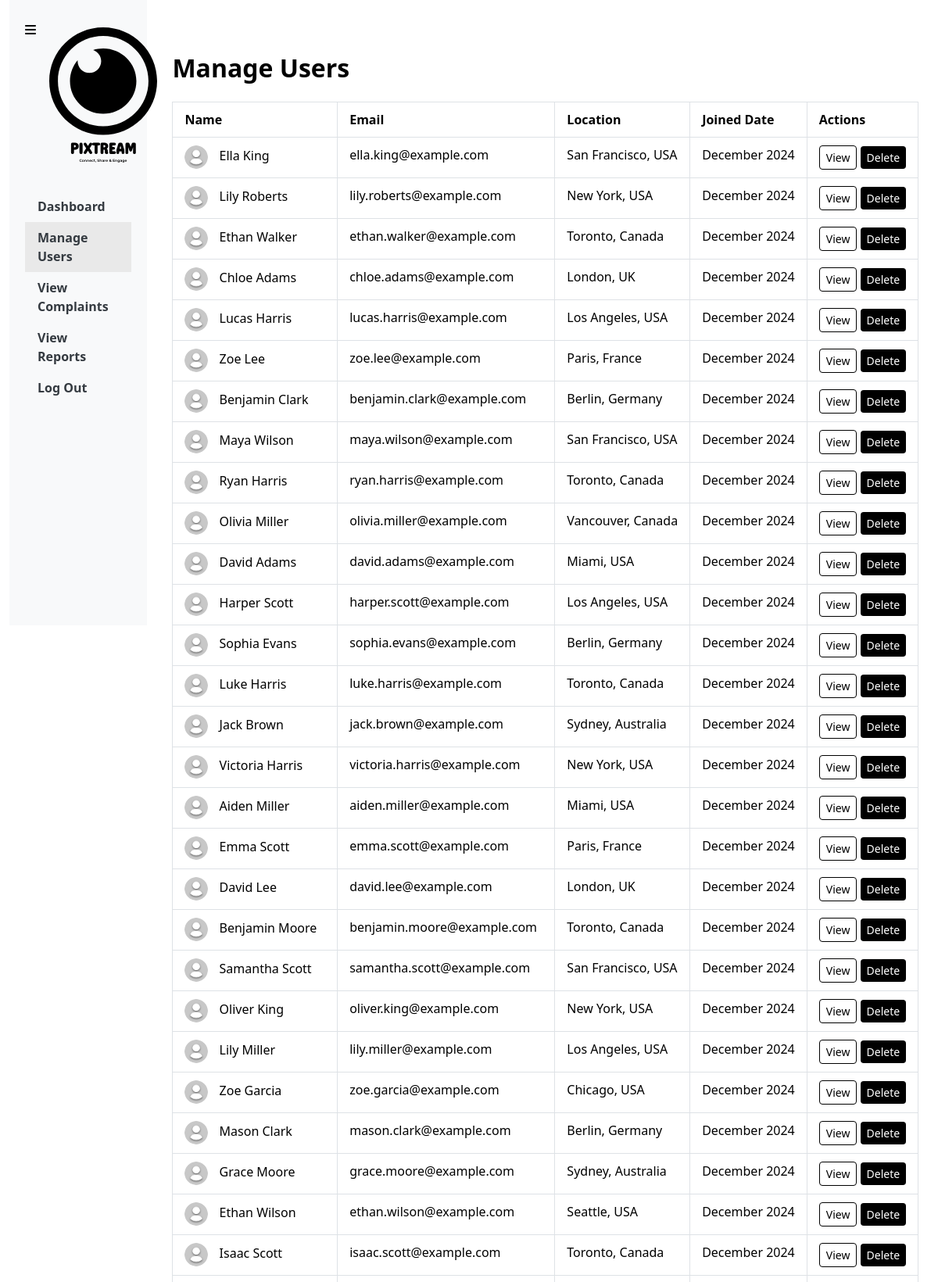
Page /admin_users.php (signed in, upper part) on the committed database.
### tables this page shows
CREATE TABLE `users` (
  `id` bigint(20) NOT NULL,
  `name` varchar(100) DEFAULT NULL,
  `username` varchar(191) DEFAULT NULL,
  `email` varchar(191) DEFAULT NULL,
  `password` varchar(255) DEFAULT NULL,
  `bio` text DEFAULT NULL,
  `profile_picture` varchar(255) DEFAULT 'default.png',
  `location` varchar(255) DEFAULT NULL,
  `created_at` timestamp NOT NULL DEFAULT current_timestamp()
);

### admin_users.php (the view, shortened to what this page needs)
<?php
include 'dbconfig.php';
$sql = "SELECT * FROM users";
$result = $conn->query($sql);
?>
<!DOCTYPE html>
<html lang="en">
<head>
    <link rel="stylesheet" href="node_modules/bootstrap/dist/css/bootstrap.min.css">
    <link rel="stylesheet" href="library-files/fontawesome/css/all.min.css">
    <link rel="stylesheet" href="assets/css/me.css">
</head>
<body>
    <button class="btn mybtn-outline toggle-btn" id="sidebarToggle"><i class="fa-solid fa-bars"></i></button>
    <div class="container-fluid d-flex admin-2divs">
        <div class="sidebar" id="sidebar">
            <div class="text-center mb-4">
                <img src="assets/img/LOGO_text.svg" width="200" alt="PIXTREAM Logo">
            </div>
            <ul class="nav flex-column">
                <li class="nav-item">
                    <a class="nav-link" href="admin_dashboard.php">
                        <b>Dashboard</b>
                    </a>
                </li>
                <li class="nav-item">
                    <a class="nav-link active-now" href="#">
                        <b>Manage Users</b>
                    </a>
                </li>
                <li class="nav-item">
                    <a class="nav-link" href="admin_complaints.php">
                        <b>View Complaints</b>
                    </a>
                </li>
                <li class="nav-item">
                    <a class="nav-link" href="admin_reports.php">
                        <b>View Reports</b>
                    </a>
                </li>
                <li class="nav-item">
                    <a class="nav-link" href="logout.php">
                        <b>Log Out</b>
                    </a>
                </li>
            </ul>
        </div>
        <div class="content table-main" id="mainContent">
            <div class="container my-5 table-contain">
                <h2 class="mb-4"><b>Manage Users</b></h2>
                <div class="table-container" id="tableContainer">
                    <table class="table table-bordered table-hover admin-table">
                        <thead>
                            <tr>
                                <th>Name</th>
                                <th>Email</th>
                                <th>Location</th>
                                <th>Joined Date</th>
                                <th>Actions</th>
                            </tr>
                        </thead>
                        <tbody>
                        <?php
                        if ($result->num_rows > 0) {
                            while ($row = $result->fetch_assoc()) {
                                $profile_picture = !empty($row['profile_picture']) && file_exists("profile_picture/{$row['profile_picture']}")
                                    ? $row['profile_picture']
                                    : 'profile_picture/default.png';
                                echo "<tr>";
                                echo "<td><img src='profile_picture/$profile_picture' alt='User DP' class='user-img'> {$row['name']}</td>";
                                echo "<td>{$row['email']}</td>";
                                echo "<td>{$row['location']}</td>";
                                echo "<td>" . date('F Y', strtotime($row['created_at'])) . "</td>";
                                echo "<td>
                                        <button class='btn mybtn-outline btn-sm'>View</button>
                                        <button class='btn mybtn btn-sm'>Delete</button>
                                    </td>";
                                echo "</tr>";
                            }
                        } else {
                            echo "<tr><td colspan='6' class='text-center'>No users found</td></tr>";
                        }
                        ?>
                        </tbody>
                    </table>
                </div>
            </div>
        </div>
    </div>
</body>
</html>

### assets/css/me.css (style rules this page uses)
:root { --bs-body-font-weight: 400; }
body { color: black !important; }
li { cursor: pointer; }
.mybtn { background-color: black; color: white; border: none; }
.mybtn-outline { border: 1px solid black; color: black; }
a { color: inherit; text-decoration: none; }
.content { padding: 10px; border-radius: 5px; }
.sidebar { height: 100vh; background-color: #f8f9fa; transition: width 0.3s; padding: 20px; width: 15%; }
.active-now { background-color: #e9e9e9; }
.content { transition: margin-left 0.3s; margin-left: 50px; padding: 20px; }
.toggle-btn { position: fixed; top: 20px; left: 20px; z-index: 1000; border: none; }
.sidebar .nav-link { color: #343a40; }
.user-img { width: 30px; height: 30px; border-radius: 50%; margin-right: 10px; }
.admin-table { width: 100%; }
.admin-2divs { display: flex; height: 100vh; }
.content { margin-left: 0%; flex: 1; padding: 20px; }
.table-container { width: 100%; overflow-x: auto; }
.admin-table { width: 100%; border-collapse: collapse; }
.table th, .table td { padding: 10px 15px; white-space: nowrap; }

### rows in the picture
users: profile_picture (placeholder picture), name "Ella King", email "ella.king@example.com", location "San Francisco, USA", created_at "December 2024"
users: profile_picture (placeholder picture), name "Lily Roberts", email "lily.roberts@example.com", location "New York, USA", created_at "December 2024"
users: profile_picture (placeholder picture), name "Ethan Walker", email "ethan.walker@example.com", location "Toronto, Canada", created_at "December 2024"
users: profile_picture (placeholder picture), name "Chloe Adams", email "chloe.adams@example.com", location "London, UK", created_at "December 2024"
users: profile_picture (placeholder picture), name "Lucas Harris", email "lucas.harris@example.com", location "Los Angeles, USA", created_at "December 2024"
users: profile_picture (placeholder picture), name "Zoe Lee", email "zoe.lee@example.com", location "Paris, France", created_at "December 2024"
users: profile_picture (placeholder picture), name "Benjamin Clark", email "benjamin.clark@example.com", location "Berlin, Germany", created_at "December 2024"
users: profile_picture (placeholder picture), name "Maya Wilson", email "maya.wilson@example.com", location "San Francisco, USA", created_at "December 2024"
users: profile_picture (placeholder picture), name "Ryan Harris", email "ryan.harris@example.com", location "Toronto, Canada", created_at "December 2024"
users: profile_picture (placeholder picture), name "Olivia Miller", email "olivia.miller@example.com", location "Vancouver, Canada", created_at "December 2024"
users: profile_picture (placeholder picture), name "David Adams", email "david.adams@example.com", location "Miami, USA", created_at "December 2024"
users: profile_picture (placeholder picture), name "Harper Scott", email "harper.scott@example.com", location "Los Angeles, USA", created_at "December 2024"
users: profile_picture (placeholder picture), name "Sophia Evans", email "sophia.evans@example.com", location "Berlin, Germany", created_at "December 2024"
users: profile_picture (placeholder picture), name "Luke Harris", email "luke.harris@example.com", location "Toronto, Canada", created_at "December 2024"
users: profile_picture (placeholder picture), name "Jack Brown", email "jack.brown@example.com", location "Sydney, Australia", created_at "December 2024"
users: profile_picture (placeholder picture), name "Victoria Harris", email "victoria.harris@example.com", location "New York, USA", created_at "December 2024"
users: profile_picture (placeholder picture), name "Aiden Miller", email "aiden.miller@example.com", location "Miami, USA", created_at "December 2024"
users: profile_picture (placeholder picture), name "Emma Scott", email "emma.scott@example.com", location "Paris, France", created_at "December 2024"
users: profile_picture (placeholder picture), name "David Lee", email "david.lee@example.com", location "London, UK", created_at "December 2024"
users: profile_picture (placeholder picture), name "Benjamin Moore", email "benjamin.moore@example.com", location "Toronto, Canada", created_at "December 2024"
users: profile_picture (placeholder picture), name "Samantha Scott", email "samantha.scott@example.com", location "San Francisco, USA", created_at "December 2024"
users: profile_picture (placeholder picture), name "Oliver King", email "oliver.king@example.com", location "New York, USA", created_at "December 2024"
users: profile_picture (placeholder picture), name "Lily Miller", email "lily.miller@example.com", location "Los Angeles, USA", created_at "December 2024"
users: profile_picture (placeholder picture), name "Zoe Garcia", email "zoe.garcia@example.com", location "Chicago, USA", created_at "December 2024"
users: profile_picture (placeholder picture), name "Mason Clark", email "mason.clark@example.com", location "Berlin, Germany", created_at "December 2024"
users: profile_picture (placeholder picture), name "Grace Moore", email "grace.moore@example.com", location "Sydney, Australia", created_at "December 2024"
users: profile_picture (placeholder picture), name "Ethan Wilson", email "ethan.wilson@example.com", location "Seattle, USA", created_at "December 2024"
users: profile_picture (placeholder picture), name "Isaac Scott", email "isaac.scott@example.com", location "Toronto, Canada", created_at "December 2024"
